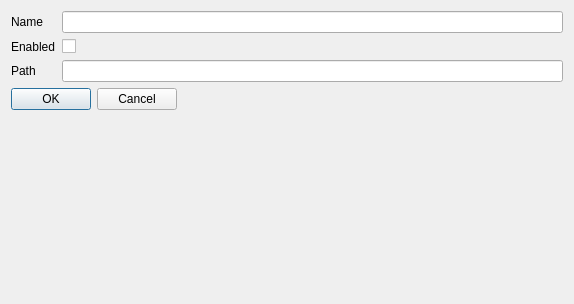
<?xml version="1.0" encoding="UTF-8"?>
<ui version="4.0">
 <class>Dialog</class>
 <widget class="QDialog" name="Dialog">
  <property name="geometry">
   <rect>
    <x>0</x>
    <y>0</y>
    <width>574</width>
    <height>304</height>
   </rect>
  </property>
  <property name="windowTitle">
   <string>Dialog</string>
  </property>
  <layout class="QFormLayout" name="formLayout_2">
   <item row="1" column="0">
    <widget class="QDialogButtonBox" name="buttonBox">
     <property name="orientation">
      <enum>Qt::Horizontal</enum>
     </property>
     <property name="standardButtons">
      <set>QDialogButtonBox::Cancel|QDialogButtonBox::Ok</set>
     </property>
    </widget>
   </item>
   <item row="0" column="0" colspan="2">
    <layout class="QFormLayout" name="formLayout">
     <item row="0" column="0">
      <widget class="QLabel" name="nameLabel">
       <property name="text">
        <string>Name</string>
       </property>
      </widget>
     </item>
     <item row="0" column="1">
      <widget class="QLineEdit" name="nameLineEdit"/>
     </item>
     <item row="1" column="0">
      <widget class="QLabel" name="enabledLabel">
       <property name="text">
        <string>Enabled</string>
       </property>
      </widget>
     </item>
     <item row="1" column="1">
      <widget class="QCheckBox" name="enabledCheckBox"/>
     </item>
     <item row="2" column="0">
      <widget class="QLabel" name="pathLabel">
       <property name="text">
        <string>Path</string>
       </property>
      </widget>
     </item>
     <item row="2" column="1">
      <widget class="QLineEdit" name="pathLineEdit"/>
     </item>
    </layout>
   </item>
  </layout>
 </widget>
 <resources/>
 <connections>
  <connection>
   <sender>buttonBox</sender>
   <signal>accepted()</signal>
   <receiver>Dialog</receiver>
   <slot>accept()</slot>
   <hints>
    <hint type="sourcelabel">
     <x>248</x>
     <y>254</y>
    </hint>
    <hint type="destinationlabel">
     <x>157</x>
     <y>274</y>
    </hint>
   </hints>
  </connection>
  <connection>
   <sender>buttonBox</sender>
   <signal>rejected()</signal>
   <receiver>Dialog</receiver>
   <slot>reject()</slot>
   <hints>
    <hint type="sourcelabel">
     <x>316</x>
     <y>260</y>
    </hint>
    <hint type="destinationlabel">
     <x>286</x>
     <y>274</y>
    </hint>
   </hints>
  </connection>
 </connections>
</ui>
